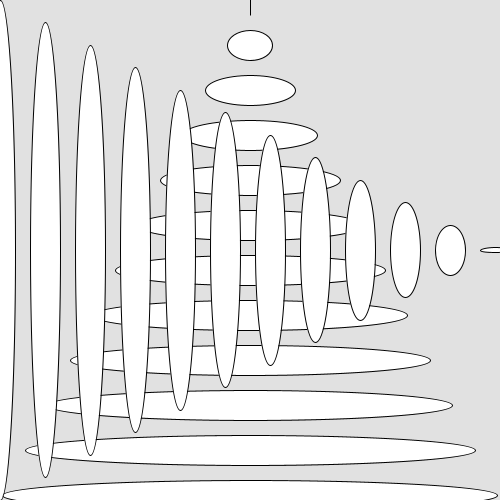
Frame 1 (no input)
Frame 60 (the mouse pressed at the canvas centre just before this capture): identical to frame 1, image omitted
Frame 120 (the mouse held since frame 60 and released just before this capture): identical to frame 1, image omitted

The Processing sketch that drew this single still picture (run headless with seeded random() and noise(); from frame 60 on, the mouse is pressed at the canvas centre):

// Processing sketch: processing_66563
// ── processing_66563.pde

int[] myInt = new int[15];

void setup(){
  size(500,500);
  for (int i=0; i<15; i++){
    myInt[i]=i*45;
  }
}

void draw(){
  smooth();
  background(225);
  for(int i=0; i<15; i++){
    
    ellipse(250,myInt[i],myInt[i] ,30);
  }
  for(int i=0; i<15; i++){
    
    ellipse(myInt[i],250,30 ,500-myInt[i]);
  }
  
}
